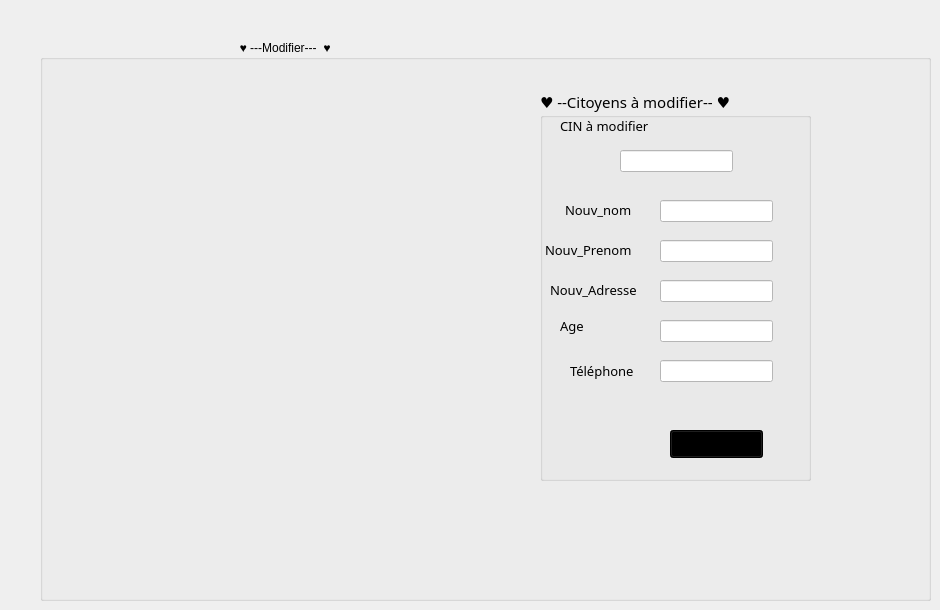
   <widget class="QWidget" name="tab_8">
    <attribute name="icon">
     <iconset>
      <normaloff>../../../../LENOVO/Downloads/document.png</normaloff>../../../../LENOVO/Downloads/document.png</iconset>
    </attribute>
    <attribute name="title">
     <string>Edition</string>
    </attribute>
    <widget class="QGroupBox" name="groupBox_16">
     <property name="geometry">
      <rect>
       <x>40</x>
       <y>40</y>
       <width>891</width>
       <height>561</height>
      </rect>
     </property>
     <property name="title">
      <string>                                                            ♥ ---Modifier---  ♥                                              </string>
     </property>
     <widget class="QGroupBox" name="groupBox_17">
      <property name="geometry">
       <rect>
        <x>500</x>
        <y>50</y>
        <width>271</width>
        <height>391</height>
       </rect>
      </property>
      <property name="font">
       <font>
        <family>Tw Cen MT</family>
        <pointsize>11</pointsize>
        <weight>50</weight>
        <bold>false</bold>
        <underline>false</underline>
       </font>
      </property>
      <property name="title">
       <string>♥ --Citoyens à modifier-- ♥</string>
      </property>
      <widget class="QLabel" name="label_23">
       <property name="geometry">
        <rect>
         <x>25</x>
         <y>110</y>
         <width>81</width>
         <height>20</height>
        </rect>
       </property>
       <property name="font">
        <font>
         <pointsize>10</pointsize>
        </font>
       </property>
       <property name="text">
        <string>Nouv_nom</string>
       </property>
      </widget>
      <widget class="QLabel" name="label_24">
       <property name="geometry">
        <rect>
         <x>20</x>
         <y>20</y>
         <width>121</width>
         <height>31</height>
        </rect>
       </property>
       <property name="font">
        <font>
         <pointsize>10</pointsize>
        </font>
       </property>
       <property name="text">
        <string>CIN à modifier</string>
       </property>
      </widget>
      <widget class="QLabel" name="label_25">
       <property name="geometry">
        <rect>
         <x>20</x>
         <y>220</y>
         <width>91</width>
         <height>31</height>
        </rect>
       </property>
       <property name="font">
        <font>
         <pointsize>10</pointsize>
        </font>
       </property>
       <property name="text">
        <string>Age</string>
       </property>
      </widget>
      <widget class="QLabel" name="label_26">
       <property name="geometry">
        <rect>
         <x>10</x>
         <y>190</y>
         <width>111</width>
         <height>20</height>
        </rect>
       </property>
       <property name="font">
        <font>
         <pointsize>10</pointsize>
        </font>
       </property>
       <property name="text">
        <string>Nouv_Adresse</string>
       </property>
      </widget>
      <widget class="QLabel" name="label_27">
       <property name="geometry">
        <rect>
         <x>5</x>
         <y>150</y>
         <width>111</width>
         <height>20</height>
        </rect>
       </property>
       <property name="font">
        <font>
         <pointsize>10</pointsize>
        </font>
       </property>
       <property name="text">
        <string>Nouv_Prenom</string>
       </property>
      </widget>
      <widget class="QLineEdit" name="le_nom_2">
       <property name="geometry">
        <rect>
         <x>120</x>
         <y>110</y>
         <width>113</width>
         <height>22</height>
        </rect>
       </property>
       <property name="styleSheet">
        <string notr="true">background-color: rgb(255, 255, 255);</string>
       </property>
      </widget>
      <widget class="QLineEdit" name="le_prenom_2">
       <property name="geometry">
        <rect>
         <x>120</x>
         <y>150</y>
         <width>113</width>
         <height>22</height>
        </rect>
       </property>
       <property name="styleSheet">
        <string notr="true">background-color: rgb(255, 255, 255);</string>
       </property>
      </widget>
      <widget class="QLineEdit" name="le_adress_2">
       <property name="geometry">
        <rect>
         <x>120</x>
         <y>190</y>
         <width>113</width>
         <height>22</height>
        </rect>
       </property>
       <property name="styleSheet">
        <string notr="true">background-color: rgb(255, 255, 255);</string>
       </property>
      </widget>
      <widget class="QLineEdit" name="le_cin_2">
       <property name="geometry">
        <rect>
         <x>80</x>
         <y>60</y>
         <width>113</width>
         <height>22</height>
        </rect>
       </property>
       <property name="styleSheet">
        <string notr="true">background-color: rgb(255, 255, 255);</string>
       </property>
      </widget>
      <widget class="QPushButton" name="pb_modifier">
       <property name="geometry">
        <rect>
         <x>130</x>
         <y>340</y>
         <width>93</width>
         <height>28</height>
        </rect>
       </property>
       <property name="styleSheet">
        <string notr="true">background-color: rgb(255, 170, 255);
background-color: rgb(0, 0, 0);</string>
       </property>
       <property name="text">
        <string>Modifier</string>
       </property>
      </widget>
      <widget class="QLabel" name="label_28">
       <property name="geometry">
        <rect>
         <x>30</x>
         <y>270</y>
         <width>81</width>
         <height>21</height>
        </rect>
       </property>
       <property name="font">
        <font>
         <pointsize>10</pointsize>
        </font>
       </property>
       <property name="text">
        <string>Téléphone</string>
       </property>
      </widget>
      <widget class="QLineEdit" name="le_tel_2">
       <property name="geometry">
        <rect>
         <x>120</x>
         <y>270</y>
         <width>113</width>
         <height>22</height>
        </rect>
       </property>
       <property name="styleSheet">
        <string notr="true">background-color: rgb(255, 255, 255);</string>
       </property>
      </widget>
      <widget class="QLineEdit" name="le_age_2">
       <property name="geometry">
        <rect>
         <x>120</x>
         <y>230</y>
         <width>113</width>
         <height>22</height>
        </rect>
       </property>
       <property name="styleSheet">
        <string notr="true">background-color: rgb(255, 255, 255);</string>
       </property>
      </widget>
     </widget>
    </widget>
   </widget>
